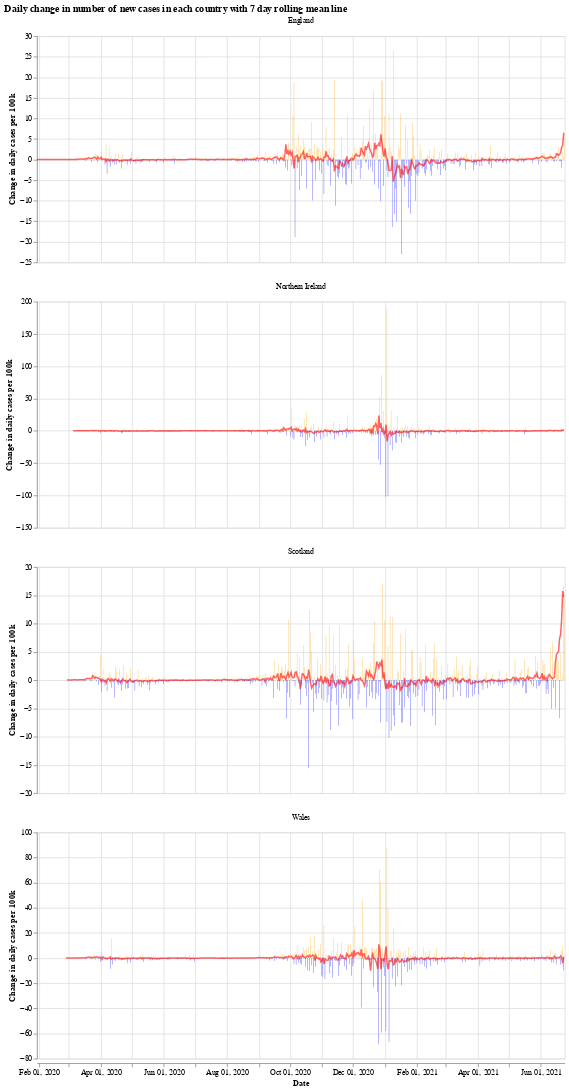

Write notebook code for a chart like this one.
### Markdown cell above
We will use the Python library `Altair` for visualising the data, see the [altair docs](https://altair-viz.github.io/) for more information.

First we have a graph which shows the daily change in the number of new cases for each country. This number jumps up and down all over the place, which is likely due to delay in reporting of new cases over the weekend. Another interesting thing is that it looks like the daily cases in Wales experienced a much shorter period of calm over the summer (calm in the sense of daily cases not jumping up and down).

The orange bars are days when the number of new cases (per 100k population) was more than the previous day, while the blue are days when the number of new cases dropped. The red line is the 7 day moving average. 

When the moving average line is below 0, it means that there is a consistent drop in new cases. We can see this clearly happening around the times that lockdowns were introduced (though, to varying degrees). I will update the graphs soon with a marker of when each lockdown started.

### Code cell
# collapse
import altair as alt

bars = alt.Chart(uk_cases).mark_bar().encode(
    x=alt.X("yearmonthdate(date):T", axis=alt.Axis(title='Date')),
    y=alt.Y("casesChangeRate:Q", axis=alt.Axis(title='Change in daily cases per 100k')),
    tooltip='casesChange',
    color=alt.condition(
        alt.datum.casesChangeRate > 0,
        alt.value("orange"),  # The positive color
        alt.value("blue")  # The negative color
    )
).properties(title='Daily change in number of new cases with 7 day rolling mean',width=700).interactive()

line = alt.Chart(uk_cases).mark_line(
    color='red',
    size=2,
    opacity=0.6
).transform_window(
    rolling_mean='mean(casesChangeRate)',
    frame=[0, 7],
    groupby=['areaName']
).encode(
    x='yearmonthdate(date):T',
    y='rolling_mean:Q'
)

alt.layer(bars, line, data=uk_cases).facet(alt.Column(
    'areaName', title=''), columns=1).resolve_scale(y='independent').properties(title='Daily change in number of new cases in each country with 7 day rolling mean line')

### Figure 1 — Vega-Lite specification as saved in the notebook (floating-point values rounded to 4 significant figures; data arrays with more than 128 entries replaced by an {"elided": "..."} marker saying what was removed)
{"config": {"view": {"continuousWidth": 400, "continuousHeight": 300}}, "data": {"name": "data-af7398d15fe8e19f02cfbd1cd90aa3bb"}, "facet": {"type": "nominal", "field": "areaName", "title": ""}, "spec": {"layer": [{"mark": "bar", "encoding": {"color": {"condition": {"value": "orange", "test": "(datum.casesChangeRate > 0)"}, "value": "blue"}, "tooltip": {"type": "quantitative", "field": "casesChange"}, "x": {"type": "temporal", "axis": {"title": "Date"}, "field": "date", "timeUnit": "yearmonthdate"}, "y": {"type": "quantitative", "axis": {"title": "Change in daily cases per 100k"}, "field": "casesChangeRate"}}, "selection": {"selector001": {"type": "interval", "bind": "scales", "encodings": ["x", "y"]}}, "title": "Daily change in number of new cases with 7 day rolling mean", "width": 700}, {"mark": {"type": "line", "color": "red", "opacity": 0.6, "size": 2}, "encoding": {"x": {"type": "temporal", "field": "date", "timeUnit": "yearmonthdate"}, "y": {"type": "quantitative", "field": "rolling_mean"}}, "transform": [{"window": [{"op": "mean", "field": "casesChangeRate", "as": "rolling_mean"}], "frame": [0, 7], "groupby": ["areaName"]}]}]}, "columns": 1, "resolve": {"scale": {"y": "independent"}}, "title": "Daily change in number of new cases in each country with 7 day rolling mean line", "$schema": "https://vega.github.io/schema/vega-lite/v4.8.1.json", "datasets": {"data-af7398d15fe8e19f02cfbd1cd90aa3bb": {"elided": "1952 records"}}}
